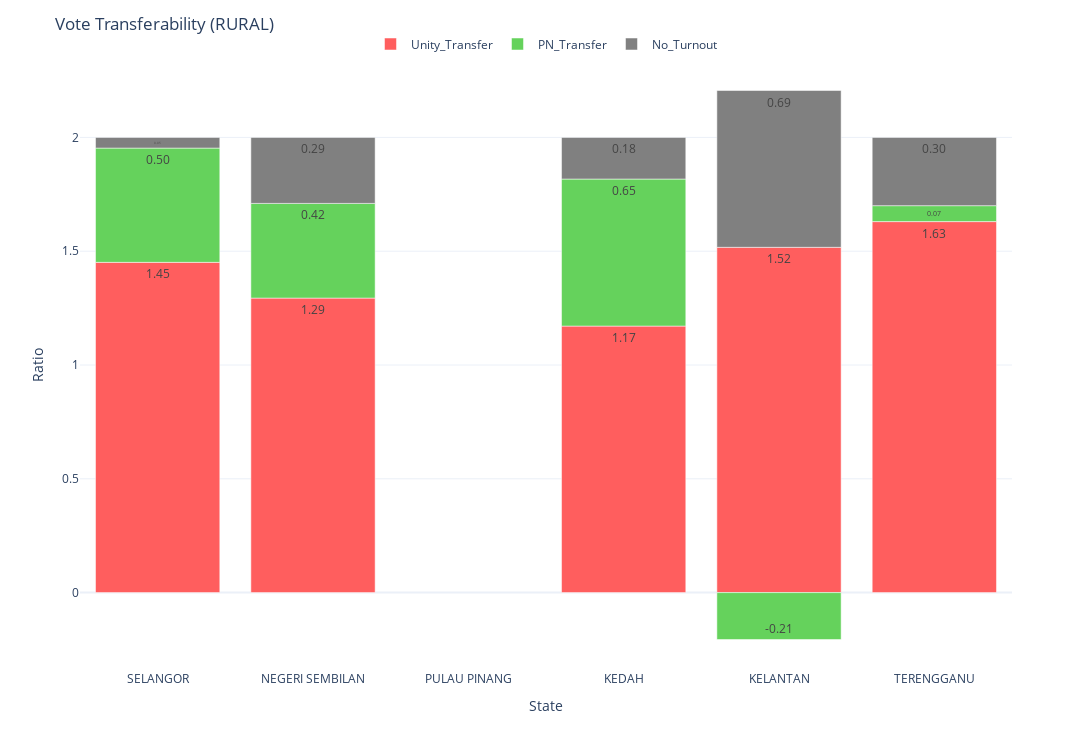

This figure's notebook cell:
### Code cell
rc = 'RURAL'
grp_df3 = compute_transfer(xdf.query(f'Classification=="{rc}"'), groupby=['GE15_STATE'])

display(grp_df3.style.format("{:,}", ['GE15_Total', 'PRN_Total']).format("{:.2f}", ['Unity_Transfer', 'PN_Transfer', 'No_Turnout']))
long_df = grp_df3[['Unity_Transfer', 'PN_Transfer', 'No_Turnout']].reset_index().melt(id_vars='GE15_STATE')
long_df.columns = ['State', 'Transfer', 'Ratio']

color_mapping = {
    'Unity_Transfer': '#FF5E5E',  # Darker pastel red
    'PN_Transfer': '#65D25C',     # Darker pastel green
    'No_Turnout': 'grey'
}
# Create a stacked bar plot using Plotly
fig = px.bar(long_df, x='State', y='Ratio', color='Transfer', barmode='relative', color_discrete_map=color_mapping)
fig.update_traces(texttemplate='%{y:.2f}', textposition='inside',)

custom_order = ['SELANGOR', 'NEGERI SEMBILAN', 'PULAU PINANG', 'KEDAH', 'KELANTAN', 'TERENGGANU']
fig.update_layout(title=f'Vote Transferability ({rc})',
    xaxis_title='State',
    yaxis_title='Ratio',
    height=750, width=1450,template='plotly_white', xaxis=dict(categoryorder='array', categoryarray=custom_order),
                      legend=dict(title=None,orientation='h', yanchor='top', y=1.05, xanchor='center', x=0.5)  # Centered legend at the top
                 
                 )
fig.show(config={'displayModeBar': False} )

### Figure 1 — Plotly figure (JSON) as saved in the notebook; plotly's stock layout.template omitted (floating-point values rounded to 4 significant figures)
{"data": [{"alignmentgroup": "True", "hovertemplate": "Transfer=Unity_Transfer<br>State=%{x}<br>Ratio=%{y}<extra></extra>", "legendgroup": "Unity_Transfer", "marker": {"color": "#FF5E5E", "pattern": {"shape": ""}}, "name": "Unity_Transfer", "offsetgroup": "Unity_Transfer", "orientation": "v", "showlegend": true, "textposition": "inside", "texttemplate": "%{y:.2f}", "type": "bar", "x": ["KEDAH", "KELANTAN", "NEGERI SEMBILAN", "SELANGOR", "TERENGGANU"], "xaxis": "x", "y": [1.171, 1.517, 1.294, 1.451, 1.63], "yaxis": "y"}, {"alignmentgroup": "True", "hovertemplate": "Transfer=PN_Transfer<br>State=%{x}<br>Ratio=%{y}<extra></extra>", "legendgroup": "PN_Transfer", "marker": {"color": "#65D25C", "pattern": {"shape": ""}}, "name": "PN_Transfer", "offsetgroup": "PN_Transfer", "orientation": "v", "showlegend": true, "textposition": "inside", "texttemplate": "%{y:.2f}", "type": "bar", "x": ["KEDAH", "KELANTAN", "NEGERI SEMBILAN", "SELANGOR", "TERENGGANU"], "xaxis": "x", "y": [0.646, -0.206, 0.416, 0.502, 0.07], "yaxis": "y"}, {"alignmentgroup": "True", "hovertemplate": "Transfer=No_Turnout<br>State=%{x}<br>Ratio=%{y}<extra></extra>", "legendgroup": "No_Turnout", "marker": {"color": "grey", "pattern": {"shape": ""}}, "name": "No_Turnout", "offsetgroup": "No_Turnout", "orientation": "v", "showlegend": true, "textposition": "inside", "texttemplate": "%{y:.2f}", "type": "bar", "x": ["KEDAH", "KELANTAN", "NEGERI SEMBILAN", "SELANGOR", "TERENGGANU"], "xaxis": "x", "y": [0.183, 0.689, 0.29, 0.047, 0.3], "yaxis": "y"}], "layout": {"barmode": "relative", "height": 750, "legend": {"orientation": "h", "title": {}, "tracegroupgap": 0, "x": 0.5, "xanchor": "center", "y": 1.05, "yanchor": "top"}, "margin": {"t": 60}, "title": {"text": "Vote Transferability (RURAL)"}, "width": 1450, "xaxis": {"anchor": "y", "autorange": true, "categoryarray": ["SELANGOR", "NEGERI SEMBILAN", "PULAU PINANG", "KEDAH", "KELANTAN", "TERENGGANU"], "categoryorder": "array", "domain": [0, 1], "range": [-0.5, 5.5], "title": {"text": "State"}, "type": "category"}, "yaxis": {"anchor": "x", "autorange": true, "domain": [0, 1], "range": [-0.34, 2.34], "title": {"text": "Ratio"}, "type": "linear"}}}
